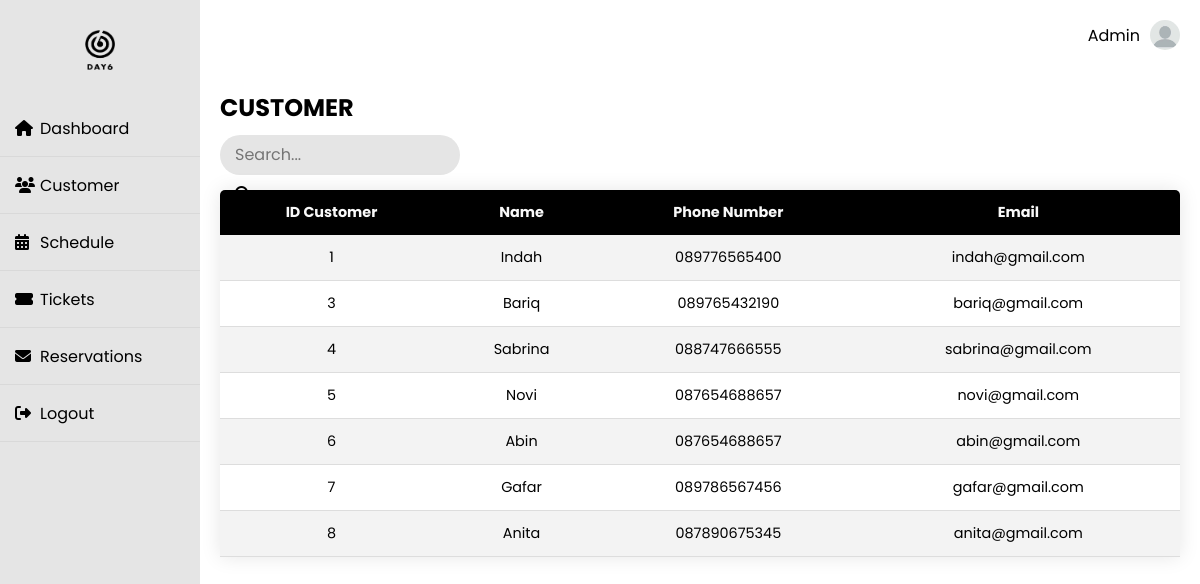
The app's page /customer.php (signed in) with its own data.
### tables this page shows
CREATE TABLE `user` (
  `id_user` int(4) NOT NULL,
  `name` varchar(20) NOT NULL,
  `no_hp` varchar(15) NOT NULL,
  `email` varchar(50) NOT NULL,
  `password` varchar(40) NOT NULL,
  `level` enum('Admin','Customer') NOT NULL
);

### customer.php (the view, shortened to what this page needs)
<?php
include "koneksi.php";
?>
<!DOCTYPE html>
<html>
<head>
    <link rel="stylesheet" type="text/css" href="css/customer.css">
</head>
<body>
    <div class="wrapper">
        <div class="sidebar">
            <img class="logo" src="img/logo.png" alt="logo">
            <ul>
                <li><a href="dashboard.php"><i class="fas fa-home"></i>Dashboard</a></li>
                <li><a href="customer.php"><i class="fas fa-users"></i>Customer</a></li>
                <li><a href="schedule.php"><i class="fas fa-calendar-alt"></i>Schedule</a></li>
                <li><a href="ticket.php"><i class="fas fa-ticket-alt"></i>Tickets</a></li>
                <li><a href="reservasi_admin.php"><i class="fas fa-envelope"></i>Reservations</a></li>
                <li><a href="logout.php"><i class="fas fa-sign-out-alt"></i>Logout</a></li>
            </ul>
        </div>
        <div class="main_content">
            <div class="header">
                Admin
                <img src="img/profile.jpg" alt=""></a>
            </div>
            <div class="content">
                <div class="title">
                    <h2>CUSTOMER</h2>
                </div>
                <div class="search-box">
                    <form action="" method="GET">
                        <input class="input-box" type="text" name="keyword" placeholder="Search...">
                        <a class="btn" href="#" type="submit" name="cari"><i class="fas fa-search"></i></a>
                    </form>
                </div>
                <table class="content-table" width="100%">
                    <thead>
                        <tr>
                            <th>ID Customer</th>
                            <th>Name</th>
                            <th>Phone Number</th>
                            <th>Email</th>
                        </tr>
                    </thead>
                    <tbody>
                        <?php
                        if (isset($_GET['keyword'])) {
                            $keyword = $_GET['keyword'];
                            $query = mysqli_query($koneksi, "select * from user where name like '%$keyword%'");
                        } else {
                            $query = mysqli_query($koneksi, "select * from user where level = 'Customer'");
                        }
                        while ($ambil_data = mysqli_fetch_array($query)) {
                        ?>
                            <tr>
                                <td><?php echo $ambil_data['id_user'] ?></td>
                                <td><?php echo $ambil_data['name'] ?></td>
                                <td><?php echo $ambil_data['no_hp'] ?></td>
                                <td><?php echo $ambil_data['email'] ?></td>
                            </tr>
                        <?php
                        }
                        ?>
                    </tbody>
                </table>
            </div>
        </div>
    </div>
</body>
</html>

### css/customer.css (style rules this page uses)
* { margin: 0; padding: 0; box-sizing: border-box; list-style: none; text-decoration: none; font-family: 'Poppins', sans-serif; }
.logo { cursor: pointer; width: 30px; height: 40px; }
img { width: 30px; height: 30px; }
.header { display: flex; justify-content: flex-end; align-items: center; font-family: 'Poppins', sans-serif; }
.header img { border-radius: 50%; margin-left: 10px; }
.wrapper { display: flex; position: relative; }
.wrapper .sidebar { position: fixed; width: 200px; height: 100%; background: #E5E5E5; padding: 30px 0; }
.wrapper .sidebar .logo { display: block; margin-left: auto; margin-right: auto; margin-bottom: 30px; }
.wrapper .sidebar ul li { padding: 15px; border-bottom: 1px solid rgba(0, 0, 0, 0.05); border-top: 1px solid rgba(225, 225, 225, 0.05); }
.wrapper .sidebar ul li a { color: black; display: block; }
.wrapper .sidebar ul li a .fas { width: 25px; }
.wrapper .main_content { width: 100%; margin-left: 200px; }
.wrapper .main_content .header { padding: 20px; }
.wrapper .main_content .content { margin: 20px; }
.search-box { background-color: #e5e5e5; height: 40px; border-radius: 40px; padding: 0 15px 0 15px; width: 25%; margin-top: 10px; margin-bottom: 15px; }
.input-box { border: none; outline: none; background: none; float: left; padding: 0; color: black; font-size: 16px; transition: 0.4s all; line-height: 40px; width: 200px; }
.btn { color: black; float: none; text-decoration: none; width: 40px; height: 40px; line-height: 40px; text-align: center; border-radius: 50%; }
.content-table { font-family: 'Poppins', sans-serif; border-collapse: collapse; margin: 10px 0; font-size: 0.9em; min-width: 400px; border-radius: 5px 5px 0 0; overflow: hidden; box-shadow: 0 0 20px rgba(0, 0, 0, 0.1); }
.content-table thead tr { background-color: #000000; color: #f8f8f8; text-align: center; font-weight: bold; }
.content-table th, .content-table td { padding: 12px 15px; text-align: center; }
.content-table tbody tr { border-bottom: 1px solid #dddddd; }
.content-table tbody tr:nth-last-of-type(odd) { background-color: #f3f3f3; }

### records on screen
user: id_user "1", name "Indah", no_hp "089776565400", email "indah@gmail.com"
user: id_user "3", name "Bariq", no_hp "089765432190", email "bariq@gmail.com"
user: id_user "4", name "Sabrina", no_hp "088747666555", email "sabrina@gmail.com"
user: id_user "5", name "Novi", no_hp "087654688657", email "novi@gmail.com"
user: id_user "6", name "Abin", no_hp "087654688657", email "abin@gmail.com"
user: id_user "7", name "Gafar", no_hp "089786567456", email "gafar@gmail.com"
user: id_user "8", name "Anita", no_hp "087890675345", email "anita@gmail.com"
